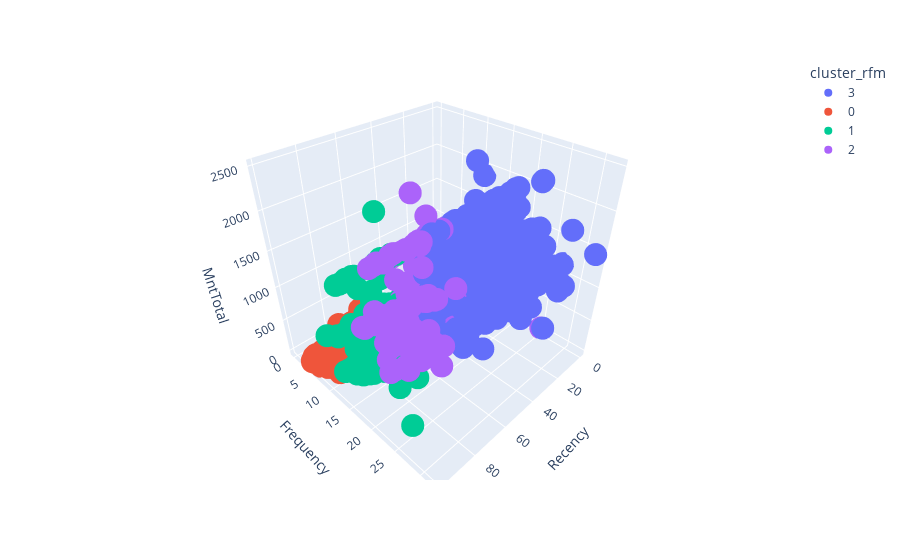

The notebook cell saved with this chart:
### Code cell
import plotly.graph_objects as go
import plotly.express as px

rfm_cluster = df[['Recency','Frequency','MntTotal','cluster_rfm']]
# Create the scatter plot
fig = px.scatter_3d(rfm_cluster, x='Recency', y='Frequency', z='MntTotal', color=rfm_cluster['cluster_rfm'],
                   labels={'0':'Recency','1':'Frequency','2':'Monetary'})

# Show the figure
fig.show()

### Figure 1 — Plotly figure (JSON) as saved in the notebook; plotly's stock layout.template omitted (floating-point values rounded to 4 significant figures; data arrays with more than 128 entries replaced by an {"elided": "..."} marker saying what was removed)
{"data": [{"hovertemplate": "cluster_rfm=3<br>Recency=%{x}<br>Frequency=%{y}<br>MntTotal=%{z}<extra></extra>", "legendgroup": "3", "marker": {"color": "#636efa", "symbol": "circle"}, "mode": "markers", "name": "3", "scene": "scene", "showlegend": true, "type": "scatter3d", "x": {"elided": "536 int values"}, "y": {"elided": "536 int values"}, "z": {"elided": "536 int values"}}, {"hovertemplate": "cluster_rfm=0<br>Recency=%{x}<br>Frequency=%{y}<br>MntTotal=%{z}<extra></extra>", "legendgroup": "0", "marker": {"color": "#EF553B", "symbol": "circle"}, "mode": "markers", "name": "0", "scene": "scene", "showlegend": true, "type": "scatter3d", "x": {"elided": "591 int values"}, "y": {"elided": "591 int values"}, "z": {"elided": "591 int values"}}, {"hovertemplate": "cluster_rfm=1<br>Recency=%{x}<br>Frequency=%{y}<br>MntTotal=%{z}<extra></extra>", "legendgroup": "1", "marker": {"color": "#00cc96", "symbol": "circle"}, "mode": "markers", "name": "1", "scene": "scene", "showlegend": true, "type": "scatter3d", "x": {"elided": "789 int values"}, "y": {"elided": "789 int values"}, "z": {"elided": "789 int values"}}, {"hovertemplate": "cluster_rfm=2<br>Recency=%{x}<br>Frequency=%{y}<br>MntTotal=%{z}<extra></extra>", "legendgroup": "2", "marker": {"color": "#ab63fa", "symbol": "circle"}, "mode": "markers", "name": "2", "scene": "scene", "showlegend": true, "type": "scatter3d", "x": {"elided": "289 int values"}, "y": {"elided": "289 int values"}, "z": {"elided": "289 int values"}}], "layout": {"legend": {"title": {"text": "cluster_rfm"}, "tracegroupgap": 0}, "margin": {"t": 60}, "scene": {"domain": {"x": [0, 1], "y": [0, 1]}, "xaxis": {"title": {"text": "Recency"}}, "yaxis": {"title": {"text": "Frequency"}}, "zaxis": {"title": {"text": "MntTotal"}}}}}
